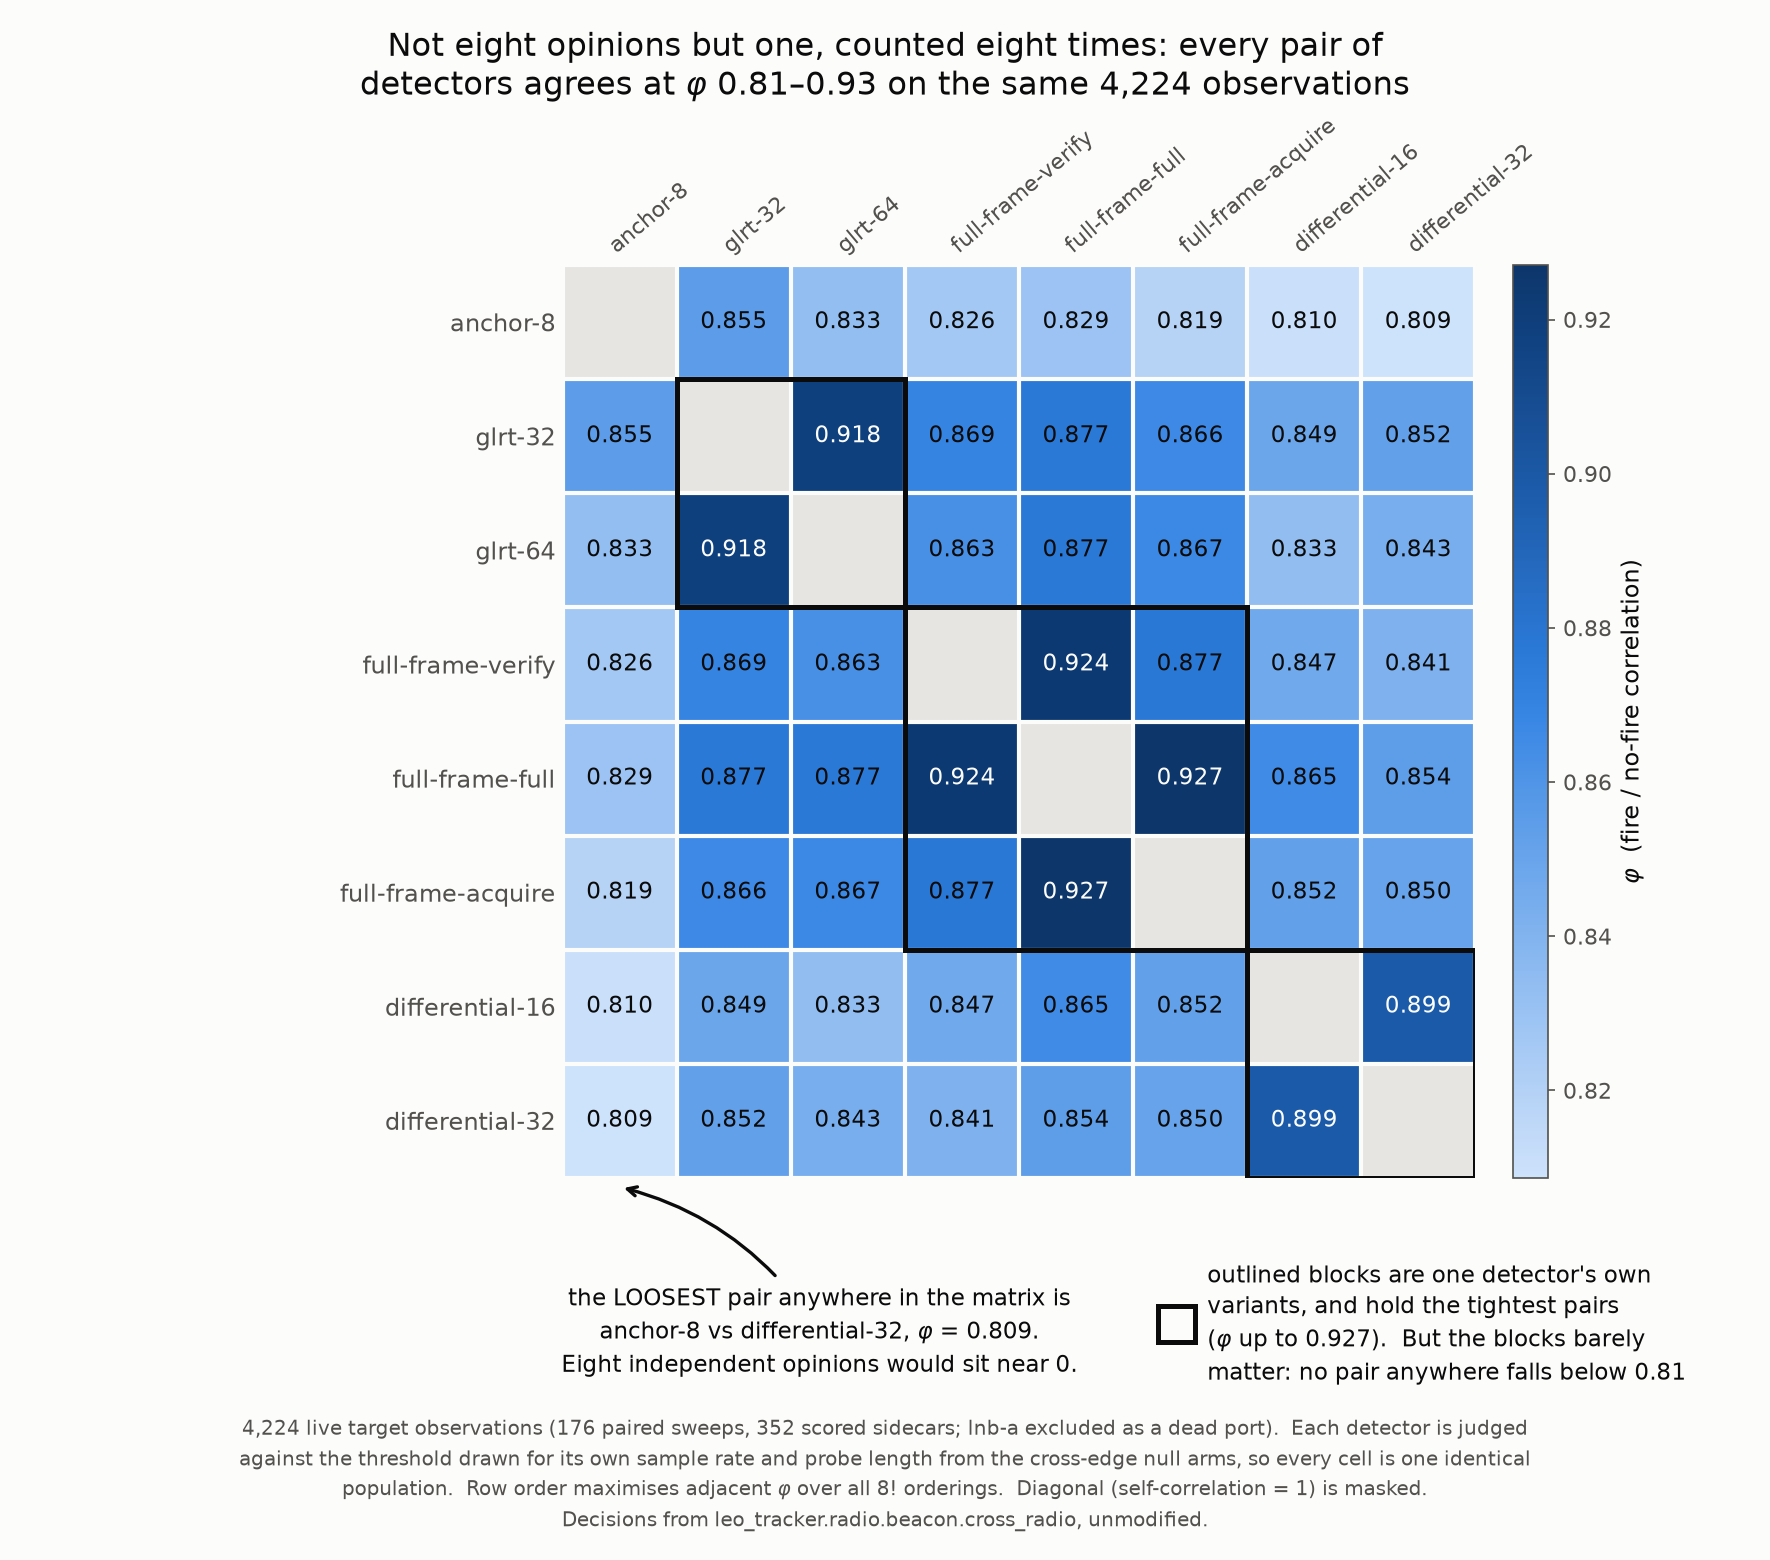

Recreate this plot in Python.
#!/usr/bin/env python3
"""method-correlation — the eight detectors are near-duplicates.

This is the mechanism behind ``negative-control.png``.  The f estimate is built
from three firing rates, so eight detectors that make nearly the same fire /
no-fire decision on every observation must return nearly the same f whatever
they are fed — including on joins the coincidence model forbids.  This script
measures how nearly.

phi is the Pearson correlation between two detectors' binary decisions, taken
over the SAME observations: every live target observation in the paired corpus,
each detector judged against the threshold ``cross_radio.null_thresholds`` drew
for its own (sample rate, probe length) from the cross-edge null arms.  An
observation enters only if all eight detectors returned a verdict on it, so
every cell of the matrix is computed on one identical population.

The row/column order is the ordering that maximises total adjacent similarity,
found by enumerating all 8! = 40,320 orderings.  It is reported rather than
assumed, so the block structure the figure shows is a property of the data.

Data
----
Every number comes from ``/mnt/qnap01/mouse9911/leo/surveys/corpus/sync-*``.
Run ``extract_lite.py`` first; it streams the corpus into a compact mirror
because the full sidecars do not fit in this host's memory.

    nice -n 15 python3 extract_lite.py
    nice -n 15 python3 method-correlation.py
"""
from __future__ import annotations

import itertools
import json
import os
import sys
from pathlib import Path

import matplotlib
matplotlib.use("Agg")
import matplotlib.pyplot as plt
import numpy as np
from matplotlib.colors import LinearSegmentedColormap

sys.path.insert(0, "/home/satpi01/leo-tracker/src")
from leo_tracker.radio.beacon import cross_radio as cr  # noqa: E402

HERE = Path(__file__).resolve().parent
LITE = Path(os.environ.get("LITE_ROOT", HERE.parent / "lite"))
OUT_PNG = HERE / "method-correlation.png"
OUT_JSON = HERE / "method-correlation.json"

INK, MUTED, GRID = "#0b0b0b", "#52514e", "#d7d6d2"
SURFACE, DIAGONAL = "#fcfcfb", "#e6e5e2"
#: Sequential blue ramp, steps 100 -> 700 of the validated default palette.
#: One hue, light to dark: phi is a magnitude, so it gets a sequential scale.
BLUE = ["#cde2fb", "#b7d3f6", "#9ec5f4", "#86b6ef", "#6da7ec", "#5598e7",
        "#3987e5", "#2a78d6", "#256abf", "#1c5cab", "#184f95", "#104281",
        "#0d366b"]

#: Which detectors are variants of one another, used only to outline the blocks
#: the seriation already puts side by side.
FAMILY = {"anchor-8": "anchor", "glrt-32": "glrt", "glrt-64": "glrt",
          "full-frame-verify": "full-frame", "full-frame-full": "full-frame",
          "full-frame-acquire": "full-frame",
          "differential-16": "differential", "differential-32": "differential"}

#: What the retraction report states, for comparison.
REPORTED = {"phi_min": 0.82, "phi_max": 0.94, "observations": 2160}


# --------------------------------------------------------------------------
# compute
# --------------------------------------------------------------------------

def decisions(pairs: list[dict], methods: list[str], thresholds: dict):
    """One fire / no-fire row per live target observation, all eight columns."""
    rows, seen, partial = [], [], 0
    for pair in pairs:
        for entry in pair["radios"]:
            key = cr.threshold_key(entry)
            for observation in entry["scores"]["observations"]:
                if observation.get("arm") != "target" or not cr._live(observation):
                    continue
                verdicts = [cr.observation_fires(
                    observation, method, cr._threshold_for(thresholds, method, key))
                    for method in methods]
                if any(v is None for v in verdicts):
                    partial += 1
                    continue
                rows.append([int(v) for v in verdicts])
                seen.append((entry["capture"], observation.get("iq_index"),
                             observation.get("receiver_label")))
    return np.array(rows, dtype=float), seen, partial


def seriate(matrix: np.ndarray, names: list[str]) -> tuple:
    """Order maximising the sum of adjacent similarities, over all 8! orders.

    An ordering and its reverse score identically, so the direction is pinned
    by putting the alphabetically first name at the top; without that the
    figure would flip between runs for no reason.
    """
    size = matrix.shape[0]
    best = None
    for order in itertools.permutations(range(size)):
        total = sum(matrix[order[i], order[i + 1]] for i in range(size - 1))
        if best is None or total > best[0]:
            best = (total, order)
    total, order = best
    if names[order[0]] > names[order[-1]]:
        order = tuple(reversed(order))
    return order, total


def compute() -> dict:
    pairs, _ = cr.load_pairs(LITE)
    if not pairs:
        raise SystemExit(f"no paired sweeps under {LITE}; run extract_lite.py")
    entries = [entry for pair in pairs for entry in pair["radios"]]
    methods = cr.methods_in(entries)
    thresholds = cr.null_thresholds(entries)

    fired, seen, partial = decisions(pairs, methods, thresholds)
    phi = np.corrcoef(fired.T)
    order, score = seriate(phi, methods)
    ordered = [methods[i] for i in order]
    matrix = phi[np.ix_(order, order)]

    off = matrix[~np.eye(len(ordered), dtype=bool)]
    lowest = np.unravel_index(np.argmin(matrix + np.eye(len(ordered)) * 9),
                              matrix.shape)
    highest = np.unravel_index(np.argmax(matrix - np.eye(len(ordered)) * 9),
                               matrix.shape)
    return {
        "corpus": "/mnt/qnap01/mouse9911/leo/surveys/corpus/sync-*",
        "mirror": str(LITE),
        "pairs": len(pairs), "entries": len(entries),
        "observations": int(fired.shape[0]),
        "observations_with_a_missing_verdict": partial,
        "unique_observations": len(set(seen)),
        "population": "every live target observation in the paired corpus "
                      "(lnb-a excluded: dead port), all eight verdicts present",
        "methods_alphabetical": methods,
        "order": ordered,
        "order_basis": f"maximises adjacent phi, exhaustive over 8! = 40320 "
                       f"orderings; total adjacent phi {score:.4f}",
        "fire_rate": {m: float(fired[:, i].mean()) for i, m in enumerate(methods)},
        "phi": {row: {col: float(matrix[i, j]) for j, col in enumerate(ordered)}
                for i, row in enumerate(ordered)},
        "phi_off_diagonal": {
            "min": float(off.min()), "max": float(off.max()),
            "mean": float(off.mean()), "pairs": int(off.size // 2),
            "lowest_pair": [ordered[lowest[0]], ordered[lowest[1]]],
            "highest_pair": [ordered[highest[0]], ordered[highest[1]]],
        },
        "reported_in_retraction_report": REPORTED,
    }


# --------------------------------------------------------------------------
# plot
# --------------------------------------------------------------------------

def plot(data: dict) -> None:
    ordered = data["order"]
    size = len(ordered)
    matrix = np.array([[data["phi"][r][c] for c in ordered] for r in ordered])
    lo = data["phi_off_diagonal"]["min"]
    hi = data["phi_off_diagonal"]["max"]

    plt.rcParams.update({
        "font.size": 12, "axes.labelsize": 12,
        "xtick.labelsize": 10.5, "ytick.labelsize": 11.5,
        "text.color": INK, "axes.labelcolor": INK,
        "xtick.color": MUTED, "ytick.color": MUTED,
    })
    cmap = LinearSegmentedColormap.from_list("phi-blue", BLUE)
    cmap.set_bad(DIAGONAL)
    fig, ax = plt.subplots(figsize=(11.8, 10.4), dpi=150, facecolor=SURFACE)

    shown = np.ma.masked_array(matrix, mask=np.eye(size, dtype=bool))
    image = ax.imshow(shown, cmap=cmap, vmin=lo, vmax=hi)

    span = hi - lo
    for i in range(size):
        for j in range(size):
            if i == j:
                continue
            value = matrix[i, j]
            light = (value - lo) / span > 0.62
            ax.text(j, i, f"{value:.3f}", ha="center", va="center",
                    fontsize=11, color=SURFACE if light else INK)

    # Outline the blocks the seriation put together: each is one detector's
    # own variants, and they hold the tightest pairs in the matrix.
    start = 0
    for index in range(size + 1):
        if index == size or FAMILY[ordered[index]] != FAMILY[ordered[start]]:
            if index - start > 1:
                ax.add_patch(plt.Rectangle(
                    (start - 0.5, start - 0.5), index - start, index - start,
                    fill=False, edgecolor=INK, linewidth=2.4, zorder=4))
            start = index

    ax.set_xticks(range(size))
    ax.set_yticks(range(size))
    ax.xaxis.set_ticks_position("top")
    ax.set_xticklabels(ordered, rotation=40, ha="left", rotation_mode="anchor")
    ax.set_yticklabels(ordered)
    ax.set_xticks(np.arange(size + 1) - 0.5, minor=True)
    ax.set_yticks(np.arange(size + 1) - 0.5, minor=True)
    # A surface gap between adjacent fills, so cells read as separate marks.
    ax.grid(which="minor", color=SURFACE, linewidth=2.0)
    ax.tick_params(which="minor", length=0)
    ax.tick_params(which="major", length=0)
    for side in ax.spines.values():
        side.set_visible(False)

    bar = fig.colorbar(image, ax=ax, fraction=0.042, pad=0.03, aspect=26)
    bar.set_label("$\\varphi$  (fire / no-fire correlation)", fontsize=11.5,
                  color=INK)
    bar.outline.set_edgecolor(MUTED)
    bar.ax.tick_params(labelsize=10.5, color=MUTED, labelcolor=MUTED)

    # ---- callouts, in the clear space below the matrix --------------------
    # The matrix is symmetric, so the loosest pair appears twice; point at the
    # copy below the diagonal, which is the one nearest the callout.
    low_a, low_b = data["phi_off_diagonal"]["lowest_pair"]
    ends = sorted((ordered.index(low_a), ordered.index(low_b)))
    ax.annotate(
        "the LOOSEST pair anywhere in the matrix is\n"
        f"{low_a} vs {low_b}, $\\varphi$ = {lo:.3f}.\n"
        "Eight independent opinions would sit near 0.",
        xy=(ends[0], ends[1] + 0.58), xytext=(1.75, 8.42), ha="center",
        va="top", fontsize=11, color=INK, linespacing=1.45,
        annotation_clip=False,
        arrowprops={"arrowstyle": "->", "color": INK, "linewidth": 1.6,
                    "connectionstyle": "arc3,rad=0.2"})

    ax.add_patch(plt.Rectangle((4.72, 8.62), 0.32, 0.32, fill=False,
                               edgecolor=INK, linewidth=2.4, clip_on=False,
                               zorder=5))
    ax.text(5.15, 8.78,
            "outlined blocks are one detector's own\n"
            f"variants, and hold the tightest pairs\n"
            f"($\\varphi$ up to {hi:.3f}).  But the blocks barely\n"
            f"matter: no pair anywhere falls below {lo:.2f}",
            ha="left", va="center", fontsize=11, color=INK, linespacing=1.45,
            clip_on=False)

    fig.suptitle(
        "Not eight opinions but one, counted eight times: every pair of\n"
        f"detectors agrees at $\\varphi$ {lo:.2f}\u2013{hi:.2f} on the same "
        f"{data['observations']:,} observations",
        fontsize=15.5, color=INK, y=0.982)

    fig.text(0.5, 0.015,
             f"{data['observations']:,} live target observations "
             f"({data['pairs']} paired sweeps, {data['entries']} scored sidecars; "
             "lnb-a excluded as a dead port).  Each detector is judged\n"
             "against the threshold drawn for its own sample rate and probe length "
             "from the cross-edge null arms, so every cell is one identical\n"
             "population.  Row order maximises adjacent $\\varphi$ over all 8! "
             "orderings.  Diagonal (self-correlation = 1) is masked.\n"
             "Decisions from leo_tracker.radio.beacon.cross_radio, unmodified.",
             ha="center", va="bottom", fontsize=9.5, color=MUTED,
             linespacing=1.55)
    fig.subplots_adjust(left=0.170, right=0.885, top=0.830, bottom=0.245)
    fig.savefig(OUT_PNG, dpi=150, facecolor=SURFACE)
    print(f"wrote {OUT_PNG}")


def main() -> int:
    data = compute()
    off = data["phi_off_diagonal"]
    data["headline_checks"] = {
        "every_pair_above_0_8": off["min"] > 0.8,
        "range_overlaps_report_0_82_to_0_94": (off["min"] <= 0.94
                                               and off["max"] >= 0.82),
        "observations_match_report": data["observations"] == REPORTED["observations"],
    }
    OUT_JSON.write_text(json.dumps(data, indent=2) + "\n")
    print(f"wrote {OUT_JSON}")
    plot(data)
    return 0


if __name__ == "__main__":
    sys.exit(main())
